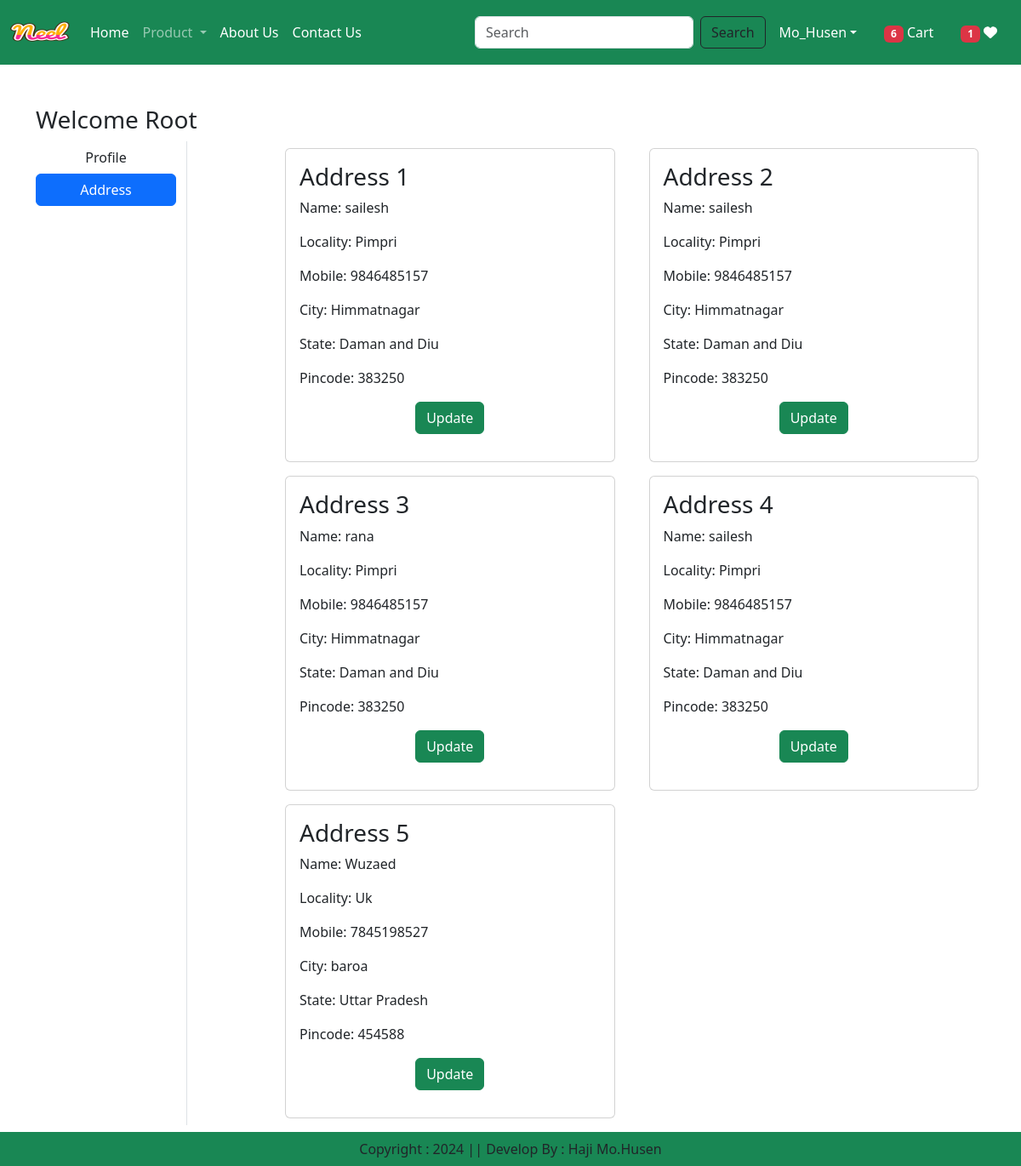
The page /address/ (signed in) on the database its author committed.
### app/models.py (models this page shows, shortened)
class Customer(models.Model):
    user = models.ForeignKey(User,on_delete=models.CASCADE) #here used the foregin key
    name =models.CharField(max_length=200)
    locality = models.CharField(max_length=200)
    city =models.CharField(max_length=50)
    mobile = models.IntegerField(default=0)
    zipcode = models.IntegerField()
    state = models.CharField(choices=STATE_CHOICES, max_length=100) #these selection is optinal

### app/views.py (the view)
# urls.py: path('address/',views.address,name='address'),#when we use the class that time we use the as_view but here the we uuse thee function so we can't use the as_view
@login_required
def address(request):
    add = Customer.objects.filter(user=request.user) #only login user can see the data like thr root user
    totalitem = 0
    wishitem=0
    if request.user.is_authenticated:
        totalitem = len(Cart.objects.filter(user=request.user))
        wishitem=len(Wishlist.objects.filter(user=request.user))
    return render(request,'app/address.html',locals())

### app/templates/app/address.html (shortened to what this page needs)
{% extends 'app/base.html' %}
{% load static %}
{% block main-content %}
<div class="container my-5">
    <div class="row">
    <h3>Welcome <span class="text-capitalize">{{request.user}}</span></h3>
    <div class="col-sm-2 border-end">
        <ul class="list-unstyled">
            <li class="d-grid"><a href="{% url 'profile' %}" class="btn ">Profile</a></li>
            <li class="d-grid"><a href="{% url 'address' %}" class="btn btn-primary">Address</a></li>
        </ul>
    </div>
    <div class="col-sm-9 offset-sm-1">
        <div class="row">
            {% for ad in add %}
            <div class="col-sm-6">
                 <div class="card m-2">  {% comment %} bootstrip card selction {% endcomment %}
                    <div class="card-body">
                        <h3>Address {{forloop.counter}}</h3>
                        <p>Name: {{ad.name}}</p>
                        <p>Locality: {{ad.locality}}</p>
                        <p>Mobile: {{ad.mobile}}</p>
                        <p>City: {{ad.city}}</p>
                        <p>State: {{ad.state}}</p>
                        <p>Pincode: {{ad.zipcode}}</p>
                        <p class="text-center"><a href="{% url 'updateAddress' pk=ad.id %}" type="submit" class="btn btn-success">Update</a></p>
                        </div>
                    </div>
                </div>
            {% endfor %}
        </div>
    </div>
</div>
</div>
{% endblock main-content %}

### rows shown on the page
Customer: name "sailesh", locality "Pimpri", mobile "9846485157", city "Himmatnagar", state "Daman and Diu", zipcode "383250"
Customer: name "sailesh", locality "Pimpri", mobile "9846485157", city "Himmatnagar", state "Daman and Diu", zipcode "383250"
Customer: name "rana", locality "Pimpri", mobile "9846485157", city "Himmatnagar", state "Daman and Diu", zipcode "383250"
Customer: name "sailesh", locality "Pimpri", mobile "9846485157", city "Himmatnagar", state "Daman and Diu", zipcode "383250"
Customer: name "Wuzaed", locality "Uk", mobile "7845198527", city "baroa", state "Uttar Pradesh", zipcode "454588"

### other values the page prints
{{ totalitem }} "6"
{{ wishitem }} "1"
{{ request.user }} "Root"
